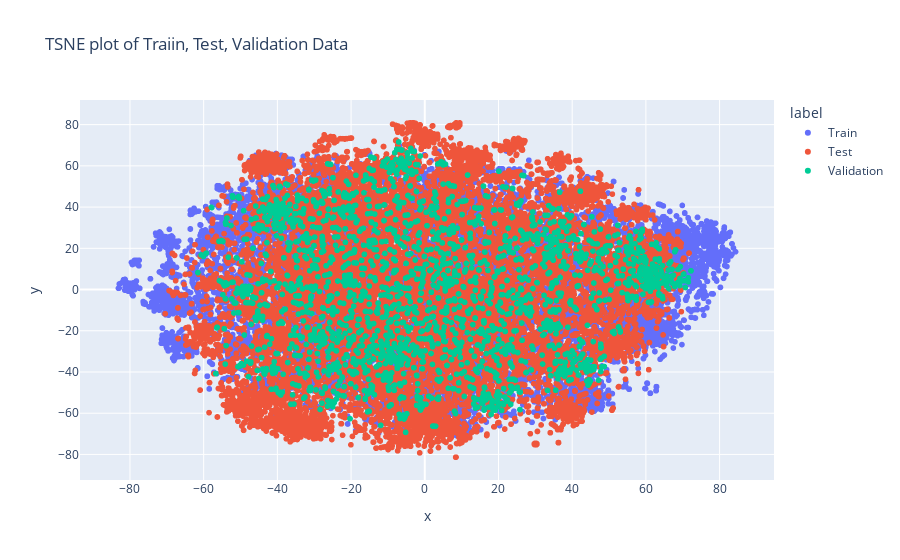

Notebook code for this chart:
### Code cell
import plotly.express as px

fig = px.scatter(
    myx, x='x', y='y',
    color='label', labels={'color': 'label'},
    title = 'TSNE plot of Traiin, Test, Validation Data')
fig.show()

### Figure 1 — Plotly figure (JSON) as saved in the notebook; plotly's stock layout.template omitted (floating-point values rounded to 4 significant figures; data arrays with more than 128 entries replaced by an {"elided": "..."} marker saying what was removed)
{"data": [{"hovertemplate": "label=Train<br>x=%{x}<br>y=%{y}<extra></extra>", "legendgroup": "Train", "marker": {"color": "#636efa", "symbol": "circle"}, "mode": "markers", "name": "Train", "showlegend": true, "type": "scattergl", "x": {"elided": "19538 float values"}, "xaxis": "x", "y": {"elided": "19538 float values"}, "yaxis": "y"}, {"hovertemplate": "label=Test<br>x=%{x}<br>y=%{y}<extra></extra>", "legendgroup": "Test", "marker": {"color": "#EF553B", "symbol": "circle"}, "mode": "markers", "name": "Test", "showlegend": true, "type": "scattergl", "x": {"elided": "18979 float values"}, "xaxis": "x", "y": {"elided": "18979 float values"}, "yaxis": "y"}, {"hovertemplate": "label=Validation<br>x=%{x}<br>y=%{y}<extra></extra>", "legendgroup": "Validation", "marker": {"color": "#00cc96", "symbol": "circle"}, "mode": "markers", "name": "Validation", "showlegend": true, "type": "scattergl", "x": {"elided": "2459 float values"}, "xaxis": "x", "y": {"elided": "2459 float values"}, "yaxis": "y"}], "layout": {"legend": {"title": {"text": "label"}, "tracegroupgap": 0}, "title": {"text": "TSNE plot of Traiin, Test, Validation Data"}, "xaxis": {"anchor": "y", "domain": [0, 1], "title": {"text": "x"}}, "yaxis": {"anchor": "x", "domain": [0, 1], "title": {"text": "y"}}}}
